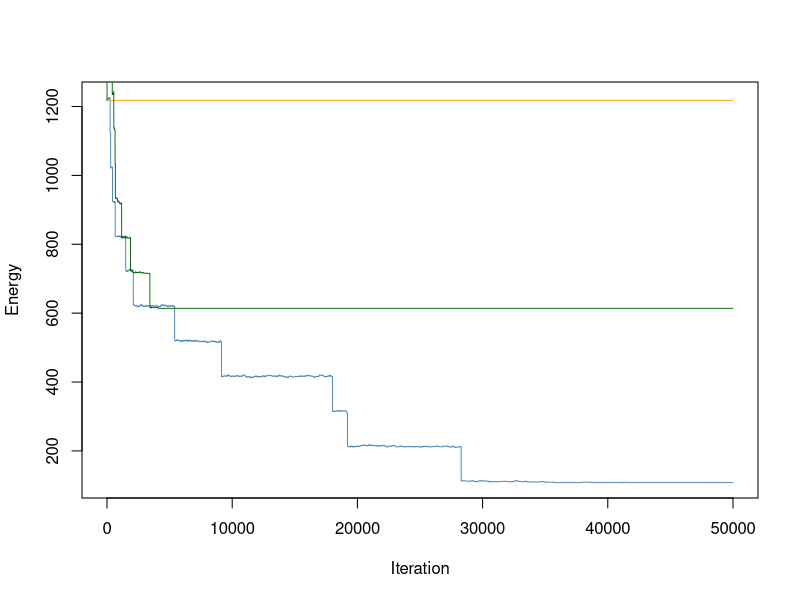

The R script that drew this image: (Note: a time limit stopped this script after it produced the figure.)
##----------------------------------------------------------------------
## EVERYTHING YOU NEED TO CHANGE IS IN THIS SECTION OR THE FINAL SECTION

# Number of doctors available
ndoctors <- 5

# Number of nurses
nnurses <- 7

# Number of days in the schedule
ndays <- 7

# Number of staff present for each shift (must have same # of shifts)
# e.g., c(2, 3, 3) has three shifts with 2, 3, 3 people respectively
doctorstaffing <- c(2, 2, 2, 2, 2)
nursestaffing <- c(3, 3, 3, 3, 3)

# Penalties for violating each of six constraints
# Penalty 1: Each instance of three consecutive shifts (including overnight)
# Penalty 2: Each person who does not have two days off AT ALL
# Penalty 3: Each person who does not have two days off IN A ROW
# Penalty 4: Each instance of first shift following last shift on prev day
# Penalty 5: Each instance of working both weekend days (days 1, 2)
# Penalty 6: Weights for the stdev of nurses'/doctors' shifts in the schedule
#            (trying to make everyone work similar amounts)
penalties <- c(100, 100, 0.5, 5, 1, 2)

# Number of iterations (if too small, might not be able to explore enough)
niter <- 50000

# The cooling schedule: what should the temperature be at step i out of n
coolingschedule <- function(i,n)
{
  # If you want greedy optimization, just fix some low temperature
  #return(1e-3)
  
  # Linear cooling schedule from 1 down to 0
  return(1 - (i/(n+1)))
}

## END OF PARAMETER SECTION
##----------------------------------------------------------------------

# (Some things which are calculated automatically)
doctorindices <- c(1,cumsum(doctorstaffing)+1)
nurseindices <- c(1,cumsum(nursestaffing)+1)
nshifts <- length(doctorstaffing)

# Function to calculate the "energy" (total cost of violations)
get_energy <- function(doctorsunwrapped, nursesunwrapped, penalties)
{
  return(get_energy_sub(doctorsunwrapped,penalties)+
           get_energy_sub(nursesunwrapped,penalties))
}

# ...calculates the energy contribution from doctors & nurses separately
get_energy_sub <- function(subsched, penalties)
{
  energy <- 0
  
  # Array to keep track of total number of shifts worked by each worker
  totshift <- rep(0, dim(subsched)[1])
  
  # Go through the schedule worker by worker...
  for (i in 1:dim(subsched)[1])
  {
    # Count number of shifts for that worker
    totshift[i] <- sum(subsched[i,,])
    
    # Look at whether worker works the last shift on the last day
    lastshift <- subsched[i,ndays,nshifts]
    
    # Look at whether worker has the last day off
    prevoff <- all(subsched[i,ndays,] == FALSE)
    
    daysoff <- 0
    twoinarow <- 1
    
    # If worked the very last shift, did you work the shift before as well?
    #  (looking to capture three shifts in a row wrapping around week to week)
    if (lastshift == 1)
    {
      lastshift <- lastshift + subsched[i,ndays,nshifts-1]
    }
    
    # For each day in the schedule...
    for (j in 1:ndays)
    {
      # If you have the day off, count it;
      #  if the previous day was also off, satisfy "two days off in a row"
      if (all(subsched[i,j,] == FALSE))
      {
        daysoff <- daysoff + 1
        if (prevoff)
        {
          twoinarow <- 0
        }
        prevoff <- TRUE
      }
      else # specifically on the second day, if you worked today and yesterday,
      { # that's a penalty (treating first two days as the weekend)
        if (!prevoff && j == 2)
        {
          energy <- energy + penalties[5]
        }
        prevoff <- FALSE
      }
      # Now check for wraparound shift streaks and assess penalties
      if (subsched[i,j,1] == 1)
      {
        lastshift <- lastshift + 1
        if (lastshift > 1)
        {
          energy <- energy + penalties[4]
        }
        if (lastshift > 2)
        {
          energy <- energy + penalties[1]
        }
      }
      else
      {
        lastshift <- 0
      }
      # Once that is done, move through the remaining shifts, assessing penalties
      for (k in 2:nshifts)
      {
        if (subsched[i,j,k] == 1)
        {
          lastshift <- lastshift + 1
          if (lastshift > 2)
          {
            energy <- energy + penalties[1]
          }
        }
        else
        {
          lastshift <- 0
        }
      }
    }
    # After finishing the week, assess penalties related to days off
    energy <- energy + twoinarow * penalties[3] + (daysoff < 2) * penalties[2]
  }
  
  # Penalize energy according to standard deviation among shifts
  energy <- energy + penalties[6] * sd(totshift)
  return(energy)
}

# Initial point: put people into the schedule in numerical order each day
totalspots <- ndays * sum(doctorstaffing)
initialloop <- rep(1:ndoctors, ceiling(totalspots/ndoctors))
doctorschedule <- matrix(initialloop[1:totalspots], nrow = sum(doctorstaffing), ncol = ndays)
totalspots <- ndays * sum(nursestaffing)
initialloop <- rep(1:nnurses, ceiling(totalspots/nnurses))
nurseschedule <- matrix(initialloop[1:totalspots], nrow = sum(nursestaffing), ncol = ndays)

# Fill in the "unwrapped" schedules (separate schedule for each worker)
doctorsunwrapped <- array(0, c(ndoctors,ndays,nshifts))
for (i in 1:ndays)
{
  for (j in 1:nshifts)
  {
    for (k in doctorindices[j]:(doctorindices[j+1]-1))
    {
      doctorsunwrapped[doctorschedule[k,i],i,j] <- 1
    }
  }
}

nursesunwrapped <- array(0, c(nnurses,ndays,nshifts))
for (i in 1:ndays)
{
  for (j in 1:nshifts)
  {
    for (k in nurseindices[j]:(nurseindices[j+1]-1))
    {
      nursesunwrapped[nurseschedule[k,i],i,j] <- 1
    }
  }
}

# Starting energy...
energy <- rep(0,niter)
energy[1] <- get_energy(doctorsunwrapped, nursesunwrapped, penalties)

# Now run the Gibbs sampler.
for (i in 2:niter)
{
  # Current temperature (from our cooling schedule)
  temperature <- coolingschedule(i,niter)
  
  # Flip a coin to switch either a doctor or a nurse shift.
  if (runif(1) < 0.5)
  {
    # Choose a random shift
    prop <- doctorschedule
    posx <- sample(1:sum(doctorstaffing),1)
    posy <- sample(1:ndays,1)
    
    # Calculate which workers are available to swap into that shift and pick one
    available <- 1:ndoctors
    myblock <- min(which(doctorindices>posx))-1
    for (j in doctorindices[myblock]:(doctorindices[myblock+1]-1))
    {
      if (j != posx)
      {
        available <- setdiff(available, doctorschedule[j,posy])
      }
    }
    prop[posx,posy] <- sample(available,1)
    propunwrapped <- doctorsunwrapped
    propunwrapped[doctorschedule[posx,posy],posy,myblock] <- 0
    propunwrapped[prop[posx,posy],posy,myblock] <- 1
    
    # Calculate energy of new configuration
    new_energy <- get_energy(propunwrapped, nursesunwrapped, penalties)
    
    # With the appropriate probability, update state/energy
    if(runif(1) < exp((energy[i-1]-new_energy)/temperature))
    {
      energy[i] <- new_energy
      doctorschedule <- prop
      doctorsunwrapped <- propunwrapped
    }
    else # otherwise, leave things as they stand.
    {
      energy[i] <- energy[i-1]
    }
  }
  else # same as above, but if you are swapping a nurse
  {
    prop <- nurseschedule
    posx <- sample(1:sum(nursestaffing),1)
    posy <- sample(1:ndays,1)
    available <- 1:nnurses
    myblock <- min(which(nurseindices>posx))-1
    for (j in nurseindices[myblock]:(nurseindices[myblock+1]-1))
    {
      if (j != posx)
      {
        available <- setdiff(available, nurseschedule[j,posy])
      }
    }
    prop[posx,posy] <- sample(available,1)
    
    propunwrapped <- nursesunwrapped
    propunwrapped[nurseschedule[posx,posy],posy,myblock] <- 0
    propunwrapped[prop[posx,posy],posy,myblock] <- 1
    
    new_energy <- get_energy(doctorsunwrapped, propunwrapped, penalties)
    
    if(runif(1) < exp((energy[i-1]-new_energy)/temperature))
    {
      energy[i] <- new_energy
      nurseschedule <- prop
      nursesunwrapped <- propunwrapped
    }
    else
    {
      energy[i] <- energy[i-1]
    }
  }
}

##----------------------------------------------------------------------
## EVERYTHING YOU NEED TO CHANGE IS IN THIS SECTION OR THE FIRST SECTION

# Various things you might want to look at:

# Plotting the energy over time
plot(energy, type="l", col="#4682B4", lwd=0.9, xlab="Iteration", ylab="Energy")

# What was the lowest energy? (Is this necessarily the energy of the final state?)
min(energy)

# Check out our final schedule.
#  The columns are days. If there are three shifts of 2 workers,
#  the first 2 rows are shift 1, the next 2 rows are shift 2, etc.
#  Numbers in table correspond to workers. 1, 2, 3, ...
print(doctorschedule)
print(nurseschedule)

# If you want to look at an individual person's schedule,
#  check the "unwrapped" matrices. For example,
#  the shift schedule for doctor 3 is below; rows are days,
#  columns are shifts, 1 = working, 0 not working
print(doctorsunwrapped[3,,])

## END OF FINAL SECTION
##----------------------------------------------------------------------

# Greedy
##----------------------------------------------------------------------
## EVERYTHING YOU NEED TO CHANGE IS IN THIS SECTION OR THE FINAL SECTION

# Number of doctors available
ndoctors <- 5

# Number of nurses
nnurses <- 7

# Number of days in the schedule
ndays <- 7

# Number of staff present for each shift (must have same # of shifts)
# e.g., c(2, 3, 3) has three shifts with 2, 3, 3 people respectively
doctorstaffing <- c(2, 2, 2, 2, 2)
nursestaffing <- c(3, 3, 3, 3, 3)

# Penalties for violating each of six constraints
# Penalty 1: Each instance of three consecutive shifts (including overnight)
# Penalty 2: Each person who does not have two days off AT ALL
# Penalty 3: Each person who does not have two days off IN A ROW
# Penalty 4: Each instance of first shift following last shift on prev day
# Penalty 5: Each instance of working both weekend days (days 1, 2)
# Penalty 6: Weights for the stdev of nurses'/doctors' shifts in the schedule
#            (trying to make everyone work similar amounts)
penalties <- c(100, 100, 0.5, 5, 1, 2)

# Number of iterations (if too small, might not be able to explore enough)
niter <- 50000

# The cooling schedule: what should the temperature be at step i out of n
coolingschedule <- function(i,n)
{
  # If you want greedy optimization, just fix some low temperature
  return(1e-3)
}

## END OF PARAMETER SECTION
##----------------------------------------------------------------------

# (Some things which are calculated automatically)
doctorindices <- c(1,cumsum(doctorstaffing)+1)
nurseindices <- c(1,cumsum(nursestaffing)+1)
nshifts <- length(doctorstaffing)

# Function to calculate the "energy" (total cost of violations)
get_energy <- function(doctorsunwrapped, nursesunwrapped, penalties)
{
  return(get_energy_sub(doctorsunwrapped,penalties)+
           get_energy_sub(nursesunwrapped,penalties))
}

# ...calculates the energy contribution from doctors & nurses separately
get_energy_sub <- function(subsched, penalties)
{
  energy <- 0
  
  # Array to keep track of total number of shifts worked by each worker
  totshift <- rep(0, dim(subsched)[1])
  
  # Go through the schedule worker by worker...
  for (i in 1:dim(subsched)[1])
  {
    # Count number of shifts for that worker
    totshift[i] <- sum(subsched[i,,])
    
    # Look at whether worker works the last shift on the last day
    lastshift <- subsched[i,ndays,nshifts]
    
    # Look at whether worker has the last day off
    prevoff <- all(subsched[i,ndays,] == FALSE)
    
    daysoff <- 0
    twoinarow <- 1
    
    # If worked the very last shift, did you work the shift before as well?
    #  (looking to capture three shifts in a row wrapping around week to week)
    if (lastshift == 1)
    {
      lastshift <- lastshift + subsched[i,ndays,nshifts-1]
    }
    
    # For each day in the schedule...
    for (j in 1:ndays)
    {
      # If you have the day off, count it;
      #  if the previous day was also off, satisfy "two days off in a row"
      if (all(subsched[i,j,] == FALSE))
      {
        daysoff <- daysoff + 1
        if (prevoff)
        {
          twoinarow <- 0
        }
        prevoff <- TRUE
      }
      else # specifically on the second day, if you worked today and yesterday,
      { # that's a penalty (treating first two days as the weekend)
        if (!prevoff && j == 2)
        {
          energy <- energy + penalties[5]
        }
        prevoff <- FALSE
      }
      # Now check for wraparound shift streaks and assess penalties
      if (subsched[i,j,1] == 1)
      {
        lastshift <- lastshift + 1
        if (lastshift > 1)
        {
          energy <- energy + penalties[4]
        }
        if (lastshift > 2)
        {
          energy <- energy + penalties[1]
        }
      }
      else
      {
        lastshift <- 0
      }
      # Once that is done, move through the remaining shifts, assessing penalties
      for (k in 2:nshifts)
      {
        if (subsched[i,j,k] == 1)
        {
          lastshift <- lastshift + 1
          if (lastshift > 2)
          {
            energy <- energy + penalties[1]
          }
        }
        else
        {
          lastshift <- 0
        }
      }
    }
    # After finishing the week, assess penalties related to days off
    energy <- energy + twoinarow * penalties[3] + (daysoff < 2) * penalties[2]
  }
  
  # Penalize energy according to standard deviation among shifts
  energy <- energy + penalties[6] * sd(totshift)
  return(energy)
}

# Initial point: put people into the schedule in numerical order each day
totalspots <- ndays * sum(doctorstaffing)
initialloop <- rep(1:ndoctors, ceiling(totalspots/ndoctors))
doctorschedule <- matrix(initialloop[1:totalspots], nrow = sum(doctorstaffing), ncol = ndays)
totalspots <- ndays * sum(nursestaffing)
initialloop <- rep(1:nnurses, ceiling(totalspots/nnurses))
nurseschedule <- matrix(initialloop[1:totalspots], nrow = sum(nursestaffing), ncol = ndays)

# Fill in the "unwrapped" schedules (separate schedule for each worker)
doctorsunwrapped <- array(0, c(ndoctors,ndays,nshifts))
for (i in 1:ndays)
{
  for (j in 1:nshifts)
  {
    for (k in doctorindices[j]:(doctorindices[j+1]-1))
    {
      doctorsunwrapped[doctorschedule[k,i],i,j] <- 1
    }
  }
}

nursesunwrapped <- array(0, c(nnurses,ndays,nshifts))
for (i in 1:ndays)
{
  for (j in 1:nshifts)
  {
    for (k in nurseindices[j]:(nurseindices[j+1]-1))
    {
      nursesunwrapped[nurseschedule[k,i],i,j] <- 1
    }
  }
}

# Starting energy...
energy <- rep(0,niter)
energy[1] <- get_energy(doctorsunwrapped, nursesunwrapped, penalties)

# Now run the Gibbs sampler.
for (i in 2:niter)
{
  # Current temperature (from our cooling schedule)
  temperature <- coolingschedule(i,niter)
  
  # Flip a coin to switch either a doctor or a nurse shift.
  if (runif(1) < 0.5)
  {
    # Choose a random shift
    prop <- doctorschedule
    posx <- sample(1:sum(doctorstaffing),1)
    posy <- sample(1:ndays,1)
    
    # Calculate which workers are available to swap into that shift and pick one
    available <- 1:ndoctors
    myblock <- min(which(doctorindices>posx))-1
    for (j in doctorindices[myblock]:(doctorindices[myblock+1]-1))
    {
      if (j != posx)
      {
        available <- setdiff(available, doctorschedule[j,posy])
      }
    }
    prop[posx,posy] <- sample(available,1)
    propunwrapped <- doctorsunwrapped
    propunwrapped[doctorschedule[posx,posy],posy,myblock] <- 0
    propunwrapped[prop[posx,posy],posy,myblock] <- 1
    
    # Calculate energy of new configuration
    new_energy <- get_energy(propunwrapped, nursesunwrapped, penalties)
    
    # With the appropriate probability, update state/energy
    if(runif(1) < exp((energy[i-1]-new_energy)/temperature))
    {
      energy[i] <- new_energy
      doctorschedule <- prop
      doctorsunwrapped <- propunwrapped
    }
    else # otherwise, leave things as they stand.
    {
      energy[i] <- energy[i-1]
    }
  }
  else # same as above, but if you are swapping a nurse
  {
    prop <- nurseschedule
    posx <- sample(1:sum(nursestaffing),1)
    posy <- sample(1:ndays,1)
    available <- 1:nnurses
    myblock <- min(which(nurseindices>posx))-1
    for (j in nurseindices[myblock]:(nurseindices[myblock+1]-1))
    {
      if (j != posx)
      {
        available <- setdiff(available, nurseschedule[j,posy])
      }
    }
    prop[posx,posy] <- sample(available,1)
    
    propunwrapped <- nursesunwrapped
    propunwrapped[nurseschedule[posx,posy],posy,myblock] <- 0
    propunwrapped[prop[posx,posy],posy,myblock] <- 1
    
    new_energy <- get_energy(doctorsunwrapped, propunwrapped, penalties)
    
    if(runif(1) < exp((energy[i-1]-new_energy)/temperature))
    {
      energy[i] <- new_energy
      nurseschedule <- prop
      nursesunwrapped <- propunwrapped
    }
    else
    {
      energy[i] <- energy[i-1]
    }
  }
}

##----------------------------------------------------------------------
## EVERYTHING YOU NEED TO CHANGE IS IN THIS SECTION OR THE FIRST SECTION

# Various things you might want to look at:
# Plotting the energy over time
lines(energy, type = "l", col = "#FFA500", lwd = 0.9, xlab = "Iteration", ylab = "Energy")

# What was the lowest energy? (Is this necessarily the energy of the final state?)
min(energy)

# Check out our final schedule.
#  The columns are days. If there are three shifts of 2 workers,
#  the first 2 rows are shift 1, the next 2 rows are shift 2, etc.
#  Numbers in table correspond to workers. 1, 2, 3, ...
print(doctorschedule)
print(nurseschedule)

# If you want to look at an individual person's schedule,
#  check the "unwrapped" matrices. For example,
#  the shift schedule for doctor 3 is below; rows are days,
#  columns are shifts, 1 = working, 0 not working
print(doctorsunwrapped[3,,])

## END OF FINAL SECTION
##----------------------------------------------------------------------


#Log

##----------------------------------------------------------------------
## EVERYTHING YOU NEED TO CHANGE IS IN THIS SECTION OR THE FINAL SECTION

# Number of doctors available
ndoctors <- 5

# Number of nurses
nnurses <- 7

# Number of days in the schedule
ndays <- 7

# Number of staff present for each shift (must have same # of shifts)
# e.g., c(2, 3, 3) has three shifts with 2, 3, 3 people respectively
doctorstaffing <- c(2, 2, 2, 2, 2)
nursestaffing <- c(3, 3, 3, 3, 3)

# Penalties for violating each of six constraints
# Penalty 1: Each instance of three consecutive shifts (including overnight)
# Penalty 2: Each person who does not have two days off AT ALL
# Penalty 3: Each person who does not have two days off IN A ROW
# Penalty 4: Each instance of first shift following last shift on prev day
# Penalty 5: Each instance of working both weekend days (days 1, 2)
# Penalty 6: Weights for the stdev of nurses'/doctors' shifts in the schedule
#            (trying to make everyone work similar amounts)
penalties <- c(100, 100, 0.5, 5, 1, 2)

# Number of iterations (if too small, might not be able to explore enough)
niter <- 50000

# The cooling schedule: what should the temperature be at step i out of n
coolingschedule <- function(i,n)
{
  # Log cooling schedule
  return(0.02/log(1+(i+1)/n))
}

## END OF PARAMETER SECTION
##----------------------------------------------------------------------

# (Some things which are calculated automatically)
doctorindices <- c(1,cumsum(doctorstaffing)+1)
nurseindices <- c(1,cumsum(nursestaffing)+1)
nshifts <- length(doctorstaffing)

# Function to calculate the "energy" (total cost of violations)
get_energy <- function(doctorsunwrapped, nursesunwrapped, penalties)
{
  return(get_energy_sub(doctorsunwrapped,penalties)+
           get_energy_sub(nursesunwrapped,penalties))
}

# ...calculates the energy contribution from doctors & nurses separately
get_energy_sub <- function(subsched, penalties)
{
  energy <- 0
  
  # Array to keep track of total number of shifts worked by each worker
  totshift <- rep(0, dim(subsched)[1])
  
  # Go through the schedule worker by worker...
  for (i in 1:dim(subsched)[1])
  {
    # Count number of shifts for that worker
    totshift[i] <- sum(subsched[i,,])
    
    # Look at whether worker works the last shift on the last day
    lastshift <- subsched[i,ndays,nshifts]
    
    # Look at whether worker has the last day off
    prevoff <- all(subsched[i,ndays,] == FALSE)
    
    daysoff <- 0
    twoinarow <- 1
    
    # If worked the very last shift, did you work the shift before as well?
    #  (looking to capture three shifts in a row wrapping around week to week)
    if (lastshift == 1)
    {
      lastshift <- lastshift + subsched[i,ndays,nshifts-1]
    }
    
    # For each day in the schedule...
    for (j in 1:ndays)
    {
      # If you have the day off, count it;
      #  if the previous day was also off, satisfy "two days off in a row"
      if (all(subsched[i,j,] == FALSE))
      {
        daysoff <- daysoff + 1
        if (prevoff)
        {
          twoinarow <- 0
        }
        prevoff <- TRUE
      }
      else # specifically on the second day, if you worked today and yesterday,
      { # that's a penalty (treating first two days as the weekend)
        if (!prevoff && j == 2)
        {
          energy <- energy + penalties[5]
        }
        prevoff <- FALSE
      }
      # Now check for wraparound shift streaks and assess penalties
      if (subsched[i,j,1] == 1)
      {
        lastshift <- lastshift + 1
        if (lastshift > 1)
        {
          energy <- energy + penalties[4]
        }
        if (lastshift > 2)
        {
          energy <- energy + penalties[1]
        }
      }
      else
      {
        lastshift <- 0
      }
      # Once that is done, move through the remaining shifts, assessing penalties
      for (k in 2:nshifts)
      {
        if (subsched[i,j,k] == 1)
        {
          lastshift <- lastshift + 1
          if (lastshift > 2)
          {
            energy <- energy + penalties[1]
          }
        }
        else
        {
          lastshift <- 0
        }
      }
    }
    # After finishing the week, assess penalties related to days off
    energy <- energy + twoinarow * penalties[3] + (daysoff < 2) * penalties[2]
  }
  
  # Penalize energy according to standard deviation among shifts
  energy <- energy + penalties[6] * sd(totshift)
  return(energy)
}

# Initial point: put people into the schedule in numerical order each day
totalspots <- ndays * sum(doctorstaffing)
initialloop <- rep(1:ndoctors, ceiling(totalspots/ndoctors))
doctorschedule <- matrix(initialloop[1:totalspots], nrow = sum(doctorstaffing), ncol = ndays)
totalspots <- ndays * sum(nursestaffing)
initialloop <- rep(1:nnurses, ceiling(totalspots/nnurses))
nurseschedule <- matrix(initialloop[1:totalspots], nrow = sum(nursestaffing), ncol = ndays)

# Fill in the "unwrapped" schedules (separate schedule for each worker)
doctorsunwrapped <- array(0, c(ndoctors,ndays,nshifts))
for (i in 1:ndays)
{
  for (j in 1:nshifts)
  {
    for (k in doctorindices[j]:(doctorindices[j+1]-1))
    {
      doctorsunwrapped[doctorschedule[k,i],i,j] <- 1
    }
  }
}

nursesunwrapped <- array(0, c(nnurses,ndays,nshifts))
for (i in 1:ndays)
{
  for (j in 1:nshifts)
  {
    for (k in nurseindices[j]:(nurseindices[j+1]-1))
    {
      nursesunwrapped[nurseschedule[k,i],i,j] <- 1
    }
  }
}

# Starting energy...
energy <- rep(0,niter)
energy[1] <- get_energy(doctorsunwrapped, nursesunwrapped, penalties)

# Now run the Gibbs sampler.
for (i in 2:niter)
{
  # Current temperature (from our cooling schedule)
  temperature <- coolingschedule(i,niter)
  
  # Flip a coin to switch either a doctor or a nurse shift.
  if (runif(1) < 0.5)
  {
    # Choose a random shift
    prop <- doctorschedule
    posx <- sample(1:sum(doctorstaffing),1)
    posy <- sample(1:ndays,1)
    
    # Calculate which workers are available to swap into that shift and pick one
    available <- 1:ndoctors
    myblock <- min(which(doctorindices>posx))-1
    for (j in doctorindices[myblock]:(doctorindices[myblock+1]-1))
    {
      if (j != posx)
      {
        available <- setdiff(available, doctorschedule[j,posy])
      }
    }
    prop[posx,posy] <- sample(available,1)
    propunwrapped <- doctorsunwrapped
    propunwrapped[doctorschedule[posx,posy],posy,myblock] <- 0
    propunwrapped[prop[posx,posy],posy,myblock] <- 1
    
    # Calculate energy of new configuration
    new_energy <- get_energy(propunwrapped, nursesunwrapped, penalties)
    
    # With the appropriate probability, update state/energy
    if(runif(1) < exp((energy[i-1]-new_energy)/temperature))
    {
      energy[i] <- new_energy
      doctorschedule <- prop
      doctorsunwrapped <- propunwrapped
    }
    else # otherwise, leave things as they stand.
    {
      energy[i] <- energy[i-1]
    }
  }
  else # same as above, but if you are swapping a nurse
  {
    prop <- nurseschedule
    posx <- sample(1:sum(nursestaffing),1)
    posy <- sample(1:ndays,1)
    available <- 1:nnurses
    myblock <- min(which(nurseindices>posx))-1
    for (j in nurseindices[myblock]:(nurseindices[myblock+1]-1))
    {
      if (j != posx)
      {
        available <- setdiff(available, nurseschedule[j,posy])
      }
    }
    prop[posx,posy] <- sample(available,1)
    
    propunwrapped <- nursesunwrapped
    propunwrapped[nurseschedule[posx,posy],posy,myblock] <- 0
    propunwrapped[prop[posx,posy],posy,myblock] <- 1
    
    new_energy <- get_energy(doctorsunwrapped, propunwrapped, penalties)
    
    if(runif(1) < exp((energy[i-1]-new_energy)/temperature))
    {
      energy[i] <- new_energy
      nurseschedule <- prop
      nursesunwrapped <- propunwrapped
    }
    else
    {
      energy[i] <- energy[i-1]
    }
  }
}

##----------------------------------------------------------------------
## EVERYTHING YOU NEED TO CHANGE IS IN THIS SECTION OR THE FIRST SECTION

# Various things you might want to look at:

# Plotting the energy over time
# Add the second line with a red dashed line
lines(energy, type="l", col="#006400", lwd=0.9, lty=1)  #

# What was the lowest energy? (Is this necessarily the energy of the final state?)
min(energy)

# Check out our final schedule.
#  The columns are days. If there are three shifts of 2 workers,
#  the first 2 rows are shift 1, the next 2 rows are shift 2, etc.
#  Numbers in table correspond to workers. 1, 2, 3, ...
print(doctorschedule)
print(nurseschedule)

# If you want to look at an individual person's schedule,
#  check the "unwrapped" matrices. For example,
#  the shift schedule for doctor 3 is below; rows are days,
#  columns are shifts, 1 = working, 0 not working
print(doctorsunwrapped[3,,])

## END OF FINAL SECTION
##----------------------------------------------------------------------


# Exponential
##----------------------------------------------------------------------
## EVERYTHING YOU NEED TO CHANGE IS IN THIS SECTION OR THE FINAL SECTION

# Number of doctors available
ndoctors <- 7

# Number of nurses
nnurses <- 10

# Number of days in the schedule
ndays <- 7

# Number of staff present for each shift (must have same # of shifts)
# e.g., c(2, 3, 3) has three shifts with 2, 3, 3 people respectively
doctorstaffing <- c(2, 2, 2, 2, 2)
nursestaffing <- c(3, 3, 3, 3, 3)

# Penalties for violating each of six constraints
penalties <- c(100, 100, 0.5, 5, 1, 2)

# Number of iterations
niter <- 50000

# Exponential cooling schedule
coolingschedule <- function(i, n) {
  T0 <- 1 # Initial temperature
  alpha <- 5 / n # Decay rate (adjust this as needed for your application)
  return(T0 * exp(-alpha * i))
}

## END OF PARAMETER SECTION
##----------------------------------------------------------------------

# Calculate indices for doctors and nurses
doctorindices <- c(1, cumsum(doctorstaffing) + 1)
nurseindices <- c(1, cumsum(nursestaffing) + 1)
nshifts <- length(doctorstaffing)

# Function to calculate the "energy" (total cost of violations)
get_energy <- function(doctorsunwrapped, nursesunwrapped, penalties) {
  return(get_energy_sub(doctorsunwrapped, penalties) +
           get_energy_sub(nursesunwrapped, penalties))
}

# Energy calculation for doctors and nurses
get_energy_sub <- function(subsched, penalties) {
  energy <- 0
  totshift <- rep(0, dim(subsched)[1])
  for (i in 1:dim(subsched)[1]) {
    totshift[i] <- sum(subsched[i, , ])
    lastshift <- subsched[i, ndays, nshifts]
    prevoff <- all(subsched[i, ndays, ] == FALSE)
    daysoff <- 0
    twoinarow <- 1
    if (lastshift == 1) {
      lastshift <- lastshift + subsched[i, ndays, nshifts - 1]
    }
    for (j in 1:ndays) {
      if (all(subsched[i, j, ] == FALSE)) {
        daysoff <- daysoff + 1
        if (prevoff) {
          twoinarow <- 0
        }
        prevoff <- TRUE
      } else {
        if (!prevoff && j == 2) {
          energy <- energy + penalties[5]
        }
        prevoff <- FALSE
      }
      if (subsched[i, j, 1] == 1) {
        lastshift <- lastshift + 1
        if (lastshift > 1) {
          energy <- energy + penalties[4]
        }
        if (lastshift > 2) {
          energy <- energy + penalties[1]
        }
      } else {
        lastshift <- 0
      }
      for (k in 2:nshifts) {
        if (subsched[i, j, k] == 1) {
          lastshift <- lastshift + 1
          if (lastshift > 2) {
            energy <- energy + penalties[1]
          }
        } else {
          lastshift <- 0
        }
      }
    }
    energy <- energy + twoinarow * penalties[3] + (daysoff < 2) * penalties[2]
  }
  energy <- energy + penalties[6] * sd(totshift)
  return(energy)
}

# Initial schedules
totalspots <- ndays * sum(doctorstaffing)
initialloop <- rep(1:ndoctors, ceiling(totalspots / ndoctors))
doctorschedule <- matrix(initialloop[1:totalspots], nrow = sum(doctorstaffing), ncol = ndays)
totalspots <- ndays * sum(nursestaffing)
initialloop <- rep(1:nnurses, ceiling(totalspots / nnurses))
nurseschedule <- matrix(initialloop[1:totalspots], nrow = sum(nursestaffing), ncol = ndays)

# Unwrapped schedules for each worker
doctorsunwrapped <- array(0, c(ndoctors, ndays, nshifts))
for (i in 1:ndays) {
  for (j in 1:nshifts) {
    for (k in doctorindices[j]:(doctorindices[j + 1] - 1)) {
      doctorsunwrapped[doctorschedule[k, i], i, j] <- 1
    }
  }
}

nursesunwrapped <- array(0, c(nnurses, ndays, nshifts))
for (i in 1:ndays) {
  for (j in 1:nshifts) {
    for (k in nurseindices[j]:(nurseindices[j + 1] - 1)) {
      nursesunwrapped[nurseschedule[k, i], i, j] <- 1
    }
  }
}

# Starting energy
energy <- rep(0, niter)
energy[1] <- get_energy(doctorsunwrapped, nursesunwrapped, penalties)

# Gibbs sampler with exponential cooling schedule
for (i in 2:niter) {
  temperature <- coolingschedule(i, niter)
  
  if (runif(1) < 0.5) {
    prop <- doctorschedule
    posx <- sample(1:sum(doctorstaffing), 1)
    posy <- sample(1:ndays, 1)
    available <- 1:ndoctors
    myblock <- min(which(doctorindices > posx)) - 1
    for (j in doctorindices[myblock]:(doctorindices[myblock + 1] - 1)) {
      if (j != posx) {
        available <- setdiff(available, doctorschedule[j, posy])
      }
    }
    prop[posx, posy] <- sample(available, 1)
    propunwrapped <- doctorsunwrapped
    propunwrapped[doctorschedule[posx, posy], posy, myblock] <- 0
    propunwrapped[prop[posx, posy], posy, myblock] <- 1
    new_energy <- get_energy(propunwrapped, nursesunwrapped, penalties)
    if (runif(1) < exp((energy[i - 1] - new_energy) / temperature)) {
      energy[i] <- new_energy
      doctorschedule <- prop
      doctorsunwrapped <- propunwrapped
    } else {
      energy[i] <- energy[i - 1]
    }
  } else {
    prop <- nurseschedule
    posx <- sample(1:sum(nursestaffing), 1)
    posy <- sample(1:ndays, 1)
    available <- 1:nnurses
    myblock <- min(which(nurseindices > posx)) - 1
    for (j in nurseindices[myblock]:(nurseindices[myblock + 1] - 1)) {
      if (j != posx) {
        available <- setdiff(available, nurseschedule[j, posy])
      }
    }
    prop[posx, posy] <- sample(available, 1)
    propunwrapped <- nursesunwrapped
    propunwrapped[nurseschedule[posx, posy], posy, myblock] <- 0
    propunwrapped[prop[posx, posy], posy, myblock] <- 1
    new_energy <- get_energy(doctorsunwrapped, propunwrapped, penalties)
    if (runif(1) < exp((energy[i - 1] - new_energy) / temperature)) {
      energy[i] <- new_energy
      nurseschedule <- prop
      nursesunwrapped <- propunwrapped
    } else {
      energy[i] <- energy[i - 1]
    }
  }
}

##----------------------------------------------------------------------
## EVERYTHING YOU NEED TO CHANGE IS IN THIS SECTION OR THE FIRST SECTION

# Lowest energy achieved
cat("Lowest Energy:", min(energy), "\n")

# Final schedules for doctors and nurses
print("Final Doctors Schedule:")
print(doctorschedule)
print("Final Nurses Schedule:")
print(nurseschedule)

# Example: Doctor 3's unwrapped schedule
print("Doctor 3's Schedule:")
print(doctorsunwrapped[3, , ])

## END OF FINAL SECTION
##----------------------------------------------------------------------

# Plotting the energy over time
lines(energy, type = "l", col = "#B22222", lwd = 0.75)

# Lowest energy achieved
min_energy <- min(energy)
cat("Lowest energy:", min_energy, "\n")

## END OF PROGRAM


# Add custom legend
legend("topright", 
       legend = c("Linear", "Greedy", "Log", "Exponential"),  # New legend text
       col = c("#4682B4", "#FFA500", "#006400","#B22222"),                # Colors of the lines
       lty = c(1, 1),                          # Line types for each
       lwd = c(2, 2),                          # Line widths for each
       box.lwd = 0.5)                          # Border line width around the legend

title(main = "Energy vs. Time")
